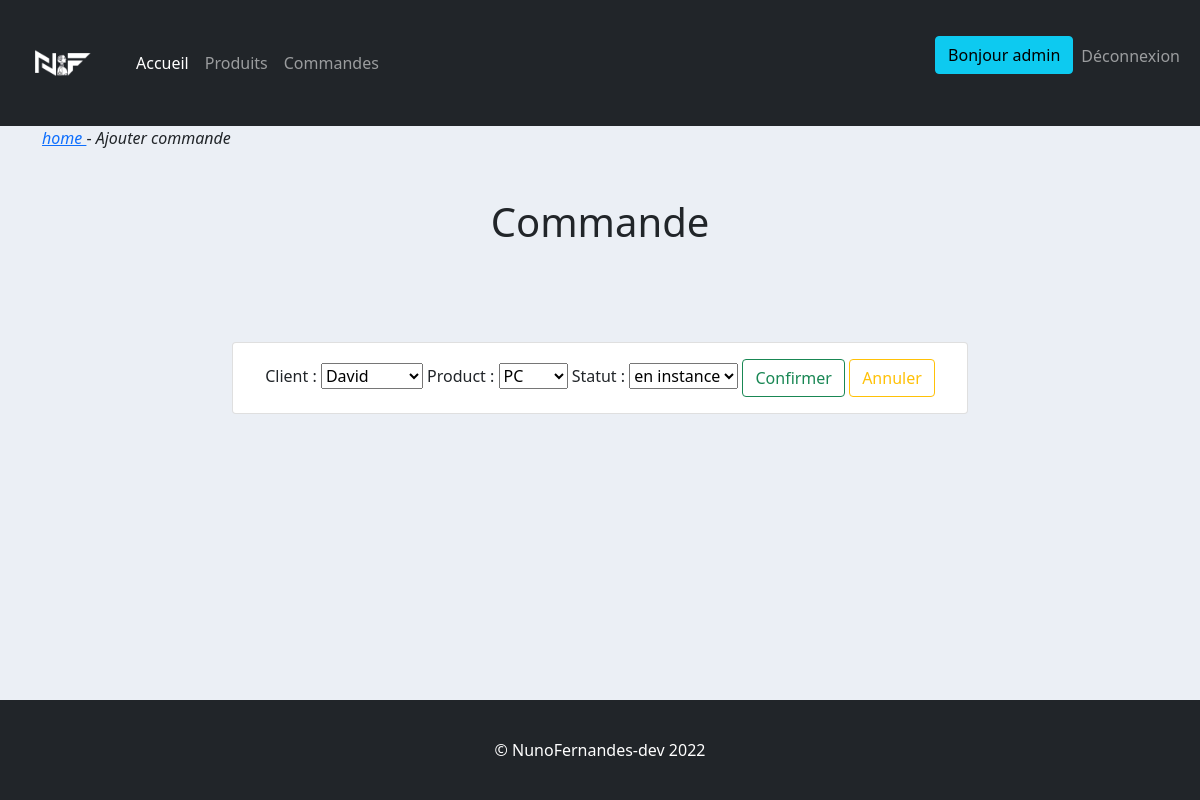
The app's page /command/modifier_commande/4 (signed in) with its own data.
### command/models.py (models this page shows)
class Command(models.Model):
    STATUTS = (
        ('en instance', 'en instance'),
        ('Non livré', 'Non livré'),
        ('Livré', 'Livré')
    )
    client = models.ForeignKey(Client, on_delete=models.SET_NULL, null=True)
    product = models.ForeignKey(Product, on_delete=models.SET_NULL, null=True)
    statut = models.CharField(max_length=200, null=True, choices=STATUTS)
    creation_date = models.DateTimeField(auto_now_add=True, null=True)

### command/views.py (the view)
# urls.py: path('modifier_commande/<str:id>', views.modify_command, name='modify_command'),
@login_required(login_url='account:connexion')
def modify_command(request, id):
    commande = Command.objects.get(id=id)
    form = CommandForm(instance=commande)
    if request.method == 'POST':
        form = CommandForm(request.POST, instance=commande)
        if form.is_valid():
            form.save()
            return redirect('/')
    context = {'form': form}
    return render(request, 'command/add_command.html', context)

### command/forms.py
class CommandForm(ModelForm):
    class Meta:
        model = Command
        fields = '__all__'

### client/models.py (called while the page is built)
    def __str__(self):
        return self.name

### product/models.py (called while the page is built)
    def __str__(self):
        return self.name

### command/templates/command/add_command.html (shortened to what this page needs)
{% extends 'base/base.html' %}
{% block content %}
    <a href="{% url 'product:home' %}"><i>home </i></a> - <i>Ajouter commande</i>
    <div>
        <h1 class="my-5 text-center">Commande</h1>
        <div class="row">
            <div class="col-md-8 mx-auto my-5 text-center">
                <div class="card card-body">
                    <form action="" method="POST">
                        {{ form }}
                        <button type="submit" class="btn btn-outline-success">Confirmer</button>
                        <a href="{% url 'product:home' %}" class="btn btn-outline-warning">Annuler</a>
                    </form>
                </div>
            </div>
        </div>
    </div>
{% endblock %}

### templates/base/navbar.html (shortened to what this page needs)
{% load static %}
<nav class="navbar navbar-expand-lg navbar-dark bg-dark">
    <div class="container-fluid">
        <a class="navbar-brand" href="{% url 'product:home' %}"><img src="{% static 'images/logos.png' %}" alt="logotype de l'entreprise" width="100"></a>
        <div class="collapse navbar-collapse" id="navbarSupportedContent">
            {% if request.user.is_authenticated %}
                <ul class="navbar-nav me-auto mb-2 mb-lg-0">
                    <li class="nav-item">
                        <a class="nav-link active" aria-current="page" href="{% url 'product:home' %}">Accueil</a>
                    </li>
                    <li class="nav-item">
                        <a class="nav-link" href="{% url 'product:home' %}">Produits</a>
                    </li>
                    <li class="nav-item">
                        <a class="nav-link" href="{% url 'command:list_command' %}">Commandes</a>
                    </li>
                </ul>
            {% endif %}
            <ul class="navbar-nav me-start mb-2 mb-lg-0">
                {% if request.user.is_authenticated %}
                    <p class="btn btn-info">Bonjour {{ request.user }}</p>
                    <li class="nav-item">
                        <a class="nav-link" href="{% url 'account:logout' %}">Déconnexion</a>
                    </li>
                {% endif %}
            </ul>
        </div>
    </div>
</nav>

### static/css/base.css (style rules this page uses)
body { background-color: #ebeff5; }

### records on screen
Command: client "David", product "PC", statut "en instance"

### other values on screen
{{ request.user }} "admin"
